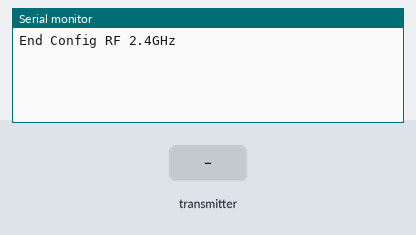
A sketch run on a simulated Arduino Uno, built with avr-gcc and run on an emulated ATmega328P. On the bench: the last lines printed to the serial monitor. Inputs (shaded band) come from the test bench. No radio packets arrive unless stated.

Above: at 1.4 s.
1.5 s: the transmitter starts sending got_isla.0 = 0
At 1.57 s:
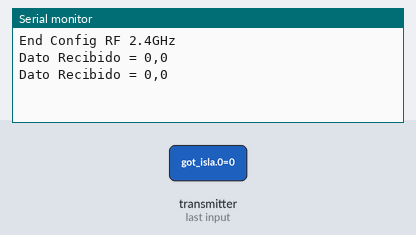
3.4 s: the transmitter starts sending got_isla.1 = 1023
At 3.47 s:
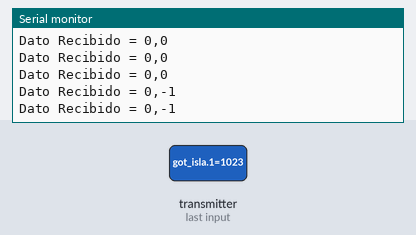
4.9 s: the transmitter starts sending got_isla.0 = 1023
At 4.97 s:
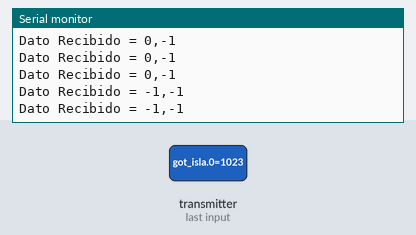
6.4 s: the transmitter starts sending got_isla.1 = 0
At 6.47 s:
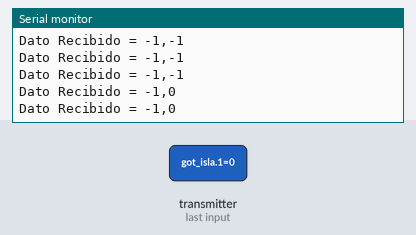

The sketch:

nodo-central.ino
```cpp
/*
Esta utiliza las bibliotecas:
http://www.prometec.net/nrf2401/
https://www.arduino.cc/en/Tutorial/WebClientRepeating
https://github.com/DavyLandman/AESLib
 */
/**
 * Bibilioteca arduino
 */
#include <Arduino.h>
/*Fin*/

/**
 * Dependencias módulo de Ethernet
 */
#include <Ethernet.h>
#include <SPI.h>
/*Fin*/

/**
 * Dependencias módulo RF
 */
#include "RF24.h"
#include "nRF24L01.h"
//#include <SPI.h>
#include "printf.h" // For test purpose
/*Fin*/

/**
 * Dependencias AES
 */
#include <AESLib.h>
/*Fin*/

/**
 * Variables módulo de Ethernet
 */
// Enter a MAC address for your controller below.
// Newer Ethernet shields have a MAC address printed on a sticker on the shield
byte mac[] = {0xDE, 0xBD, 0xBE, 0xEF, 0xFE, 0xED};
// if you don't want to use DNS (and reduce your sketch size)
// use the numeric IP instead of the name for the server:
// IPAddress server(10, 145, 20, 62); // numeric IP for Google (no DNS)
IPAddress server(172, 16, 0, 1); //IP servidor SSE
// char server[] = "192.168.1.238";    // name address for Google (using DNS)
// IP Servicio Web Destino de Datos

// Set the static IP address to use if the DHCP fails to assign
IPAddress ip(172, 16, 0, 2); // IP Arduino

// Initialize the Ethernet client library
// with the IP address and port of the server
// that you want to connect to (port 80 is default for HTTP):
EthernetClient client;
/*Fin*/

/**
 * Variables Módulo RF
 */
RF24 radio(9, 10);
const uint64_t pipes[2] = { 0xF0F0F0F0E1LL, 0xF0F0F0F0D2LL }; // LongLong = 64 bits.
/*Fin*/

/**
 * Variables AES
 */
uint8_t key[] = {111, 109, 97, 114, 108, 101, 111, 110, 97, 114, 100, 111, 122, 97, 109, 98};
/*End*/

byte pulsadorPin = 7;
volatile byte pulsadorEstado = 0;
volatile byte pulsadorEstadoAnterior = 0;

void setup() {
  configSerial();
  //configEthernet();
  //sendDataEthernet();
  configRF();
  configPulsador();
}

void configPulsador(){
  pinMode(pulsadorPin, INPUT_PULLUP);
}

void configSerial() {
  // Open serial communications and wait for port to open:
  Serial.begin(115200);
  while (!Serial) {
    ; // wait for serial port to connect. Needed for Leonardo only
  }
}

void configEthernet() {
  // start the Ethernet connection:
  //Serial.println("Try to config Ethernet using DHCP");// Solo para pruebas
  //if (Ethernet.begin(mac) == 0) {//uncomment
    Serial.println("Failed to configure Ethernet using DHCP");
    // no point in carrying on, so do nothing forevermore:
    // try to congifure using IP address instead of DHCP:
    Ethernet.begin(mac, ip);
  //}
  // give the Ethernet shield a second to initialize:
  delay(100);
  Serial.println("Connecting...");
}

void configRF() {
  printf_begin();
  printf("\n\rnRF24L01 NODO CENTRAL\n\r");
  //pinMode(10, OUTPUT); //Only for mega

  radio.begin();
  radio.setChannel(124);
  radio.setPALevel(RF24_PA_MIN);
  radio.setDataRate(RF24_2MBPS);
  radio.setAutoAck(1);                     // Ensure autoACK is enabled
  radio.setCRCLength(RF24_CRC_8);          // Use 8-bit CRC for performance
  // optionally, increase the delay between retries & # of retries
  radio.setRetries(15, 15);
  // optionally, reduce the payload size.  seems to
  // improve reliability
  radio.setPayloadSize(8);
  radio.openWritingPipe(pipes[1]);
  radio.openReadingPipe(1, pipes[0]);

  radio.startListening();
  delay(200);
  radio.printDetails();                   // Dump the configuration of the rf unit for debugging
  Serial.println("End Config RF 2.4GHz");
}

// http://www.prometec.net/operaciones-bits/
uint8_t GetFirst4Bits(uint8_t b) { return b >> 4; }
uint8_t GetSecond4Bits(uint8_t b) {
  // b = b << 4;
  byte a = B00001111;
  return b & a;
}

void convert2Hex(char input[], byte tamanoInput, String &output) {
  String hexa[] = {"0", "1", "2", "3", "4", "5", "6", "7",
                   "8", "9", "A", "B", "C", "D", "E", "F"};
  for (uint8_t i = 0; i < tamanoInput; i++) {
    // Serial.println(i);
    /* code */
    uint8_t b = (uint8_t)input[i];
    // Serial.print("Bin: ");
    // Serial.println(b, BIN);
    // Serial.println(GetFirst4Bits(b), BIN);
    // Serial.println(GetSecond4Bits(b), BIN);
    String first = hexa[GetFirst4Bits(b)];
    String second = hexa[GetSecond4Bits(b)];
    // Serial.print(first);
    // Serial.println(second);
    output += first + second;
    // String stringOne = String(input[i], HEX);
    // Serial.println(stringOne);
  }
}

void sendDataEthernet(int valor, int valor2) {
  // close any connection before send a new request.
  // This will free the socket on the WiFi shield
  client.stop();
  if (client.connect(server, 9000)) {
    Serial.println("Connected");
    // // Make a HTTP request:
    // char data[30] = {0};
    // sprintf(data, "id=%i&st=%i", valor, valor2);
    // // sprintf(data, "id=%i&st=%i&t=%i", valor, valor2, millis());
    // Serial.print("data: ");
    // Serial.println(data);

    uint8_t iv[] = {97, 98, 99, 100, 101, 102, 103, 104, 105, 106, 107, 108, 109, 110, 111, 112};

    // char data[] = "id=" + (char)valor + "&st=" + (char)valor + "&t=";
    //char data[] = "id=2&st=1&t=0000";
    char data[17] = {0};
    sprintf(data, "id=%i&st=%i&t=0000", valor, valor2);
    Serial.print("data: ");
    Serial.println(data);
    aes128_cbc_enc(key, iv, data, strlen(data));
    Serial.print("encrypted: ");
    Serial.println(data);
    // aes256_dec_single(key, data);
    // Serial.print("decrypted: ");
    // Serial.println(data);
    // encoding
    String dataHEX = "";
    byte tamano = sizeof(data) - 1;
    Serial.print("tamano: ");
    Serial.println(tamano);
    convert2Hex(data, tamano, dataHEX);
    Serial.print("hex: ");
    Serial.println(dataHEX);

    // client.println("GET /dev?data=hola HTTP/1.1");
    // Serial.println("GET /dev?data=hola HTTP/1.1");
    // client.println("GET /dev?data=" + String(encoded) + " HTTP/1.1");
    // Serial.println("GET /dev?data=" + String(encoded) + " HTTP/1.1");
    client.println("GET /dev?data=" + dataHEX + " HTTP/1.1");
    Serial.println("GET /dev?data=" + dataHEX + " HTTP/1.1");
    // client.println("Host: 10.145.20.62");
    // client.println("Host: 10.145.20.71");
    client.println("Host: 192.168.1.2:9000");
    client.println("Connection: close");
    client.println();
  } else {
    // kf you didn't get a connection to the server:
    Serial.println("Connection failed");
  }
  // interactEthernet();
  // readEthernet();
}

void readEthernet() {
  if (client.available()) {
    char c = client.read();
    Serial.print(c);
  }
}

void loop() {
  // interactEthernet();
  interactRF();
  // delay(1000); // Quitar, solo sirve para pruebas
  //sendDataEthernet(10, 1);
  //sensarPulsador();
}

void interactEthernet() {
  // if there are incoming bytes available
  // from the server, read them and print them:
  if (client.available()) {
    char c = client.read();
    Serial.print(c);
  }

  // if the server's disconnected, stop the client:
  if (!client.connected()) {
    Serial.println();
    Serial.println("Disconnecting...");
    client.stop();
    // sendDataEthernet();
    // do nothing forevermore:
    // while(true);
  }
}

void interactRF() {
  // Importante!!! Borrar true
  // radio.stopListening();                                    // First, stop listening so we can talk.
  //
  //
  // Serial.println(F("Now sending"));
  //
  // unsigned long start_time = micros();                             // Take the time, and send it.  This will block until complete
  //  if (!radio.write( &start_time, sizeof(unsigned long) )){
  //    Serial.println(F("failed"));
  //  }
  //
  // radio.startListening();
  radio.startListening();

  if (radio.available()) { // Si hay datos disponibles
  //if (true || radio.available()) { // Solo para pruebas
    char got_isla[2];
    bool done = false;
    while (!done) {
      // Espera aqui hasta recibir algo

      done = radio.read(&got_isla, 2);
      Serial.print("Dato Recibido = ");
      Serial.print((int)got_isla[0]);
      Serial.print(",");
      Serial.println((int)got_isla[1]);
      delay(20); // Para dar tiempo al emisor
    }

    // radio.stopListening(); // Dejamos d escuchar para poder hablar
    //
    // radio.write(&got_isla, 2);
    // Serial.println("Enviando Respuesta");
    // radio.startListening(); // Volvemos a la escucha para recibir mas
    // paquetes
    //sendDataEthernet(got_isla[0], got_isla[1]); // Se envía get
  }
}

void sensarPulsador(){
  boolean val = digitalRead(pulsadorPin);   // read the input pin
  if(val == HIGH){
    pulsadorEstado = 0;
  } else {
    pulsadorEstado = 1;
  }
  //Serial.println(pulsadorEstado);
}
```

Measured:
- after the input at 1.5 s, the serial monitor: prints a new line at once (image 1)
- after the input at 3.4 s, the serial monitor: prints a new line at once (image 2)
- after the input at 4.9 s, the serial monitor: prints a new line at once (image 3)
- after the input at 6.4 s, the serial monitor: prints a new line at once (image 4)
